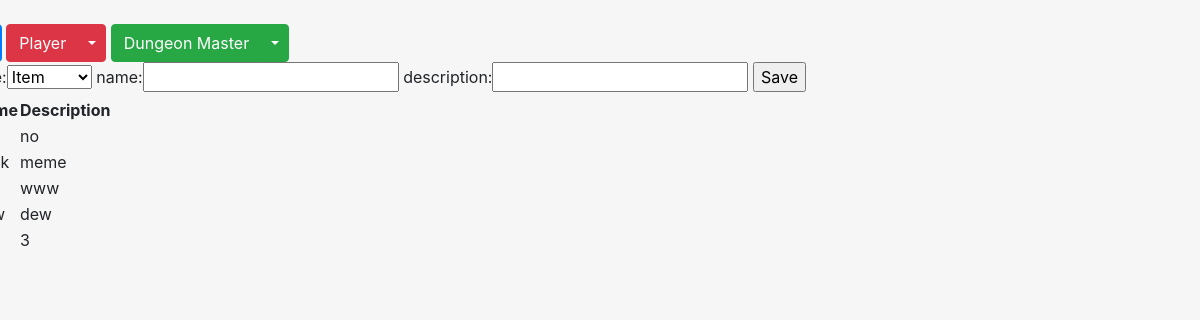
Before: /form with the older database file.
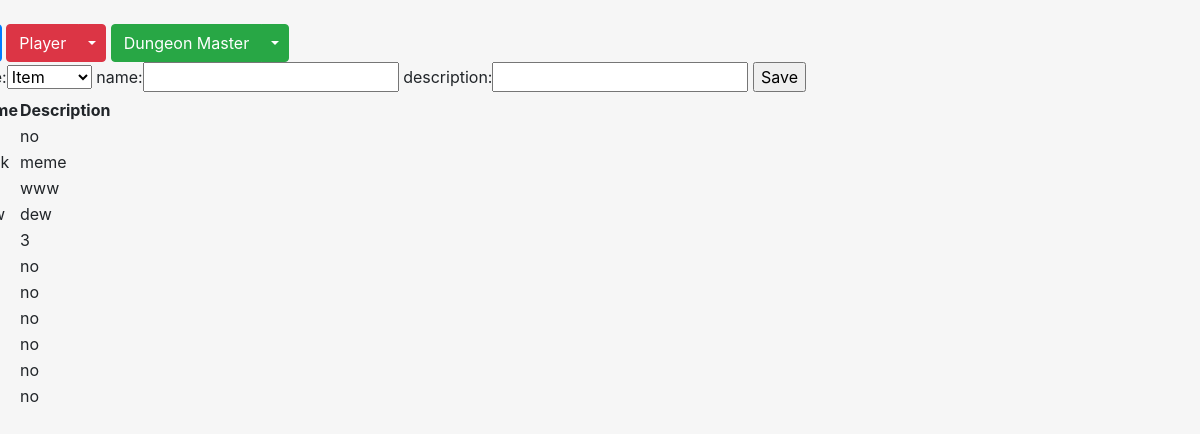
After: the same page with the newer database file.
### personal/models.py (models this page shows, shortened)
class item(models.Model):
	item_type = models.TextField()
	item_name = models.TextField()
	item_description = models.TextField()

### personal/views.py (the view)
# urls.py: url(r'^form', views.form, name='form'),
def form(request):
	hello=(item.objects.all())
	hello= set(hello)
	if request.method == 'POST':
		itform = ItemForm(request.POST)
		if itform.is_valid():
			item_type1 ="item"
			type = itform.cleaned_data['item_type']
			print(type)
			if type == "1":
				item_type1 = "Item"
			elif type == "2":
				item_type1 = "Spell"
			else:
				item_type1 = "Weapon"
			item_name2 = itform.cleaned_data['item_name']
			item_description3 =itform.cleaned_data['item_description']
			obj = item(item_type=item_type1,item_name=item_name2,item_description=item_description3)
			obj.save()
	else:
		itform = ItemForm()
	return render(request, 'personal/form.html',{'form': itform ,'hello':hello})

### personal/forms.py
class ItemForm(forms.Form):
	item_type = forms.ChoiceField(choices=[('1','Item'),('2','Spell') ,('3','Weapon')])
	item_name = forms.CharField(label='name', max_length=200)
	item_description = forms.CharField(label='description',min_length=1)

### personal/templates/personal/form.html (shortened to what this page needs)
{% extends "personal/header.html" %}
{% block content %}
    {% include "personal/includes/bootstrap.html" %}
    <html>
    <head>
    </head>
    <body>
    <form action="/form/" method="post">
        {{form }}
        <input type="submit" value="Save">
    </form>
    <div>
    <table summary="Items">
      <tr><th>Item&nbsp;</th><th>Name</th><th>Description</th>
    {%for h in hello%}
     <tr><td>{{h.item_type}}&nbsp;</td><td>{{h.item_name}}&nbsp;</td><td>{{h.item_description}}</td></tr>
    {%endfor%}
    </div>
    </body>
    </html>
{% endblock %}

### personal/templates/personal/header.html (shortened to what this page needs)
<!DOCTYPE html>
<html lang="en">
<head>
</head>
<body class="body" style="background-color:#f6f6f6">
<div class="container" style="position: absolute; top: 3%; right: 12%;">
    <div class="btn-group">
        <button type="button" class="btn btn-danger">Player</button>
        <button type="button" class="btn btn-danger dropdown-toggle dropdown-toggle-split" data-toggle="dropdown"
                aria-haspopup="true" aria-expanded="false">
        </button>
    </div>
    <div class="btn-group">
        <button type="button" class="btn btn-success">Dungeon Master</button>
        <button type="button" class="btn btn-success dropdown-toggle dropdown-toggle-split" data-toggle="dropdown"
                aria-haspopup="true" aria-expanded="false">
        </button>
    </div>
    {% block content %}
	{% endblock %}
</div>
</body>
</html>

### personal/templates/personal/includes/bootstrap.html (shortened to what this page needs)
	{% block content %}
<link rel="stylesheet" href="https://maxcdn.bootstrapcdn.com/bootstrap/4.0.0-beta/css/bootstrap.min.css">
    {% endblock %}

Changed rows visible on the page:
added item: item_description "no"
added item: item_description "no"
added item: item_description "no"
added item: item_description "no"
added item: item_description "no"
added item: item_description "no"
